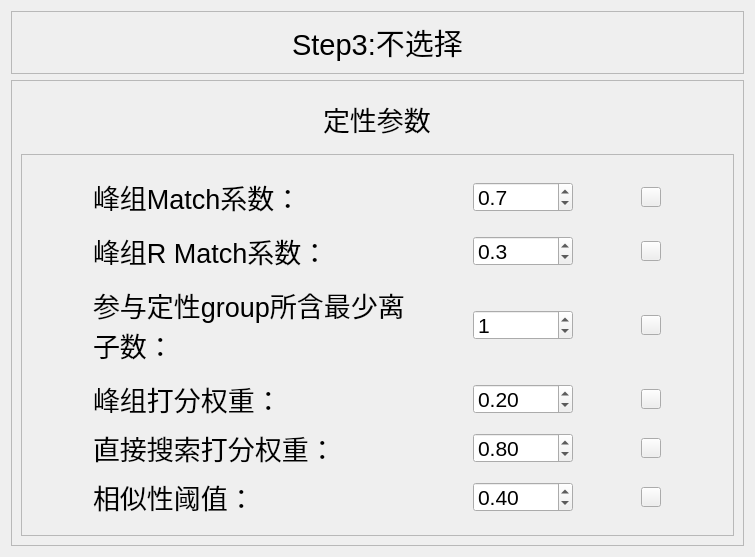
<?xml version="1.0" encoding="UTF-8"?>
<ui version="4.0">
 <class>Form</class>
 <widget class="QWidget" name="Form">
  <property name="geometry">
   <rect>
    <x>0</x>
    <y>0</y>
    <width>755</width>
    <height>557</height>
   </rect>
  </property>
  <property name="windowTitle">
   <string>Form</string>
  </property>
  <layout class="QGridLayout" name="gridLayout_3" rowstretch="1,10">
   <item row="1" column="0">
    <widget class="QFrame" name="frame_4">
     <property name="frameShape">
      <enum>QFrame::StyledPanel</enum>
     </property>
     <property name="frameShadow">
      <enum>QFrame::Raised</enum>
     </property>
     <layout class="QVBoxLayout" name="verticalLayout" stretch="1,10">
      <item>
       <widget class="QWidget" name="widget_5" native="true">
        <layout class="QHBoxLayout" name="horizontalLayout_2">
         <item>
          <widget class="QLabel" name="label_7">
           <property name="sizePolicy">
            <sizepolicy hsizetype="Maximum" vsizetype="Preferred">
             <horstretch>0</horstretch>
             <verstretch>0</verstretch>
            </sizepolicy>
           </property>
           <property name="font">
            <font>
             <pointsize>20</pointsize>
             <weight>50</weight>
             <italic>false</italic>
             <bold>false</bold>
            </font>
           </property>
           <property name="styleSheet">
            <string notr="true">font: 20pt;</string>
           </property>
           <property name="text">
            <string>定性参数</string>
           </property>
          </widget>
         </item>
        </layout>
       </widget>
      </item>
      <item>
       <widget class="QFrame" name="frame_2">
        <property name="frameShape">
         <enum>QFrame::StyledPanel</enum>
        </property>
        <property name="frameShadow">
         <enum>QFrame::Raised</enum>
        </property>
        <layout class="QGridLayout" name="gridLayout">
         <item row="0" column="0">
          <widget class="QLabel" name="label_3">
           <property name="sizePolicy">
            <sizepolicy hsizetype="Maximum" vsizetype="Preferred">
             <horstretch>0</horstretch>
             <verstretch>0</verstretch>
            </sizepolicy>
           </property>
           <property name="minimumSize">
            <size>
             <width>0</width>
             <height>0</height>
            </size>
           </property>
           <property name="maximumSize">
            <size>
             <width>16777215</width>
             <height>16777215</height>
            </size>
           </property>
           <property name="font">
            <font>
             <pointsize>20</pointsize>
             <weight>50</weight>
             <italic>false</italic>
             <bold>false</bold>
            </font>
           </property>
           <property name="styleSheet">
            <string notr="true">font: 20pt;</string>
           </property>
           <property name="text">
            <string>峰组Match系数：</string>
           </property>
          </widget>
         </item>
         <item row="0" column="1">
          <widget class="QDoubleSpinBox" name="doubleSpinBox_3">
           <property name="minimumSize">
            <size>
             <width>100</width>
             <height>30</height>
            </size>
           </property>
           <property name="maximumSize">
            <size>
             <width>100</width>
             <height>30</height>
            </size>
           </property>
           <property name="styleSheet">
            <string notr="true">font: 16pt;</string>
           </property>
           <property name="decimals">
            <number>1</number>
           </property>
           <property name="maximum">
            <double>99999.000000000000000</double>
           </property>
           <property name="singleStep">
            <double>0.100000000000000</double>
           </property>
           <property name="value">
            <double>0.700000000000000</double>
           </property>
          </widget>
         </item>
         <item row="0" column="2">
          <widget class="QPushButton" name="pushButton_8">
           <property name="minimumSize">
            <size>
             <width>20</width>
             <height>20</height>
            </size>
           </property>
           <property name="maximumSize">
            <size>
             <width>20</width>
             <height>20</height>
            </size>
           </property>
           <property name="text">
            <string/>
           </property>
           <property name="icon">
            <iconset>
             <normaloff>C:/Users/86724/Desktop/R-C.jpg</normaloff>C:/Users/86724/Desktop/R-C.jpg</iconset>
           </property>
           <property name="iconSize">
            <size>
             <width>20</width>
             <height>20</height>
            </size>
           </property>
          </widget>
         </item>
         <item row="1" column="0">
          <widget class="QLabel" name="label_2">
           <property name="sizePolicy">
            <sizepolicy hsizetype="Maximum" vsizetype="Preferred">
             <horstretch>0</horstretch>
             <verstretch>0</verstretch>
            </sizepolicy>
           </property>
           <property name="minimumSize">
            <size>
             <width>0</width>
             <height>30</height>
            </size>
           </property>
           <property name="maximumSize">
            <size>
             <width>16777215</width>
             <height>30</height>
            </size>
           </property>
           <property name="font">
            <font>
             <pointsize>20</pointsize>
             <weight>50</weight>
             <italic>false</italic>
             <bold>false</bold>
            </font>
           </property>
           <property name="styleSheet">
            <string notr="true">font: 20pt;</string>
           </property>
           <property name="text">
            <string>峰组R Match系数：</string>
           </property>
          </widget>
         </item>
         <item row="1" column="1">
          <widget class="QDoubleSpinBox" name="doubleSpinBox_4">
           <property name="minimumSize">
            <size>
             <width>100</width>
             <height>30</height>
            </size>
           </property>
           <property name="maximumSize">
            <size>
             <width>100</width>
             <height>30</height>
            </size>
           </property>
           <property name="styleSheet">
            <string notr="true">font: 16pt;</string>
           </property>
           <property name="decimals">
            <number>1</number>
           </property>
           <property name="singleStep">
            <double>0.100000000000000</double>
           </property>
           <property name="value">
            <double>0.300000000000000</double>
           </property>
          </widget>
         </item>
         <item row="1" column="2">
          <widget class="QPushButton" name="pushButton_9">
           <property name="minimumSize">
            <size>
             <width>20</width>
             <height>20</height>
            </size>
           </property>
           <property name="maximumSize">
            <size>
             <width>20</width>
             <height>20</height>
            </size>
           </property>
           <property name="text">
            <string/>
           </property>
           <property name="icon">
            <iconset>
             <normaloff>C:/Users/86724/Desktop/R-C.jpg</normaloff>C:/Users/86724/Desktop/R-C.jpg</iconset>
           </property>
           <property name="iconSize">
            <size>
             <width>20</width>
             <height>20</height>
            </size>
           </property>
          </widget>
         </item>
         <item row="2" column="0">
          <widget class="QLabel" name="label_4">
           <property name="font">
            <font>
             <pointsize>20</pointsize>
             <weight>50</weight>
             <italic>false</italic>
             <bold>false</bold>
            </font>
           </property>
           <property name="styleSheet">
            <string notr="true">font: 20pt;</string>
           </property>
           <property name="text">
            <string>参与定性group所含最少离子数：</string>
           </property>
           <property name="wordWrap">
            <bool>true</bool>
           </property>
          </widget>
         </item>
         <item row="2" column="1">
          <widget class="QSpinBox" name="spinBox_2">
           <property name="minimumSize">
            <size>
             <width>100</width>
             <height>30</height>
            </size>
           </property>
           <property name="maximumSize">
            <size>
             <width>100</width>
             <height>30</height>
            </size>
           </property>
           <property name="styleSheet">
            <string notr="true">font: 16pt;</string>
           </property>
           <property name="maximum">
            <number>99999</number>
           </property>
           <property name="value">
            <number>1</number>
           </property>
          </widget>
         </item>
         <item row="2" column="2">
          <widget class="QPushButton" name="pushButton_10">
           <property name="minimumSize">
            <size>
             <width>20</width>
             <height>20</height>
            </size>
           </property>
           <property name="maximumSize">
            <size>
             <width>20</width>
             <height>20</height>
            </size>
           </property>
           <property name="text">
            <string/>
           </property>
           <property name="icon">
            <iconset>
             <normaloff>C:/Users/86724/Desktop/R-C.jpg</normaloff>C:/Users/86724/Desktop/R-C.jpg</iconset>
           </property>
           <property name="iconSize">
            <size>
             <width>20</width>
             <height>20</height>
            </size>
           </property>
          </widget>
         </item>
         <item row="3" column="0">
          <widget class="QLabel" name="label_8">
           <property name="sizePolicy">
            <sizepolicy hsizetype="Maximum" vsizetype="Preferred">
             <horstretch>0</horstretch>
             <verstretch>0</verstretch>
            </sizepolicy>
           </property>
           <property name="minimumSize">
            <size>
             <width>0</width>
             <height>30</height>
            </size>
           </property>
           <property name="maximumSize">
            <size>
             <width>16777215</width>
             <height>30</height>
            </size>
           </property>
           <property name="font">
            <font>
             <pointsize>20</pointsize>
             <weight>50</weight>
             <italic>false</italic>
             <bold>false</bold>
            </font>
           </property>
           <property name="styleSheet">
            <string notr="true">font: 20pt;</string>
           </property>
           <property name="text">
            <string>峰组打分权重：</string>
           </property>
           <property name="wordWrap">
            <bool>true</bool>
           </property>
          </widget>
         </item>
         <item row="3" column="1">
          <widget class="QDoubleSpinBox" name="doubleSpinBox_6">
           <property name="minimumSize">
            <size>
             <width>100</width>
             <height>30</height>
            </size>
           </property>
           <property name="maximumSize">
            <size>
             <width>100</width>
             <height>30</height>
            </size>
           </property>
           <property name="styleSheet">
            <string notr="true">font: 16pt;</string>
           </property>
           <property name="maximum">
            <double>1.000000000000000</double>
           </property>
           <property name="singleStep">
            <double>0.100000000000000</double>
           </property>
           <property name="value">
            <double>0.200000000000000</double>
           </property>
          </widget>
         </item>
         <item row="3" column="2">
          <widget class="QPushButton" name="pushButton_11">
           <property name="minimumSize">
            <size>
             <width>20</width>
             <height>20</height>
            </size>
           </property>
           <property name="maximumSize">
            <size>
             <width>20</width>
             <height>20</height>
            </size>
           </property>
           <property name="text">
            <string/>
           </property>
           <property name="icon">
            <iconset>
             <normaloff>C:/Users/86724/Desktop/R-C.jpg</normaloff>C:/Users/86724/Desktop/R-C.jpg</iconset>
           </property>
           <property name="iconSize">
            <size>
             <width>20</width>
             <height>20</height>
            </size>
           </property>
          </widget>
         </item>
         <item row="4" column="0">
          <widget class="QLabel" name="label_6">
           <property name="sizePolicy">
            <sizepolicy hsizetype="Maximum" vsizetype="Preferred">
             <horstretch>0</horstretch>
             <verstretch>0</verstretch>
            </sizepolicy>
           </property>
           <property name="minimumSize">
            <size>
             <width>0</width>
             <height>30</height>
            </size>
           </property>
           <property name="maximumSize">
            <size>
             <width>16777215</width>
             <height>30</height>
            </size>
           </property>
           <property name="font">
            <font>
             <pointsize>20</pointsize>
             <weight>50</weight>
             <italic>false</italic>
             <bold>false</bold>
            </font>
           </property>
           <property name="styleSheet">
            <string notr="true">font: 20pt;</string>
           </property>
           <property name="text">
            <string>直接搜索打分权重：</string>
           </property>
           <property name="wordWrap">
            <bool>true</bool>
           </property>
          </widget>
         </item>
         <item row="4" column="1">
          <widget class="QDoubleSpinBox" name="doubleSpinBox_5">
           <property name="minimumSize">
            <size>
             <width>100</width>
             <height>30</height>
            </size>
           </property>
           <property name="maximumSize">
            <size>
             <width>100</width>
             <height>30</height>
            </size>
           </property>
           <property name="styleSheet">
            <string notr="true">font: 16pt;</string>
           </property>
           <property name="decimals">
            <number>2</number>
           </property>
           <property name="maximum">
            <double>99.000000000000000</double>
           </property>
           <property name="singleStep">
            <double>0.100000000000000</double>
           </property>
           <property name="value">
            <double>0.800000000000000</double>
           </property>
          </widget>
         </item>
         <item row="4" column="2">
          <widget class="QPushButton" name="pushButton_12">
           <property name="minimumSize">
            <size>
             <width>20</width>
             <height>20</height>
            </size>
           </property>
           <property name="maximumSize">
            <size>
             <width>20</width>
             <height>20</height>
            </size>
           </property>
           <property name="text">
            <string/>
           </property>
           <property name="icon">
            <iconset>
             <normaloff>C:/Users/86724/Desktop/R-C.jpg</normaloff>C:/Users/86724/Desktop/R-C.jpg</iconset>
           </property>
           <property name="iconSize">
            <size>
             <width>20</width>
             <height>20</height>
            </size>
           </property>
          </widget>
         </item>
         <item row="5" column="0">
          <widget class="QLabel" name="label_9">
           <property name="sizePolicy">
            <sizepolicy hsizetype="Maximum" vsizetype="Preferred">
             <horstretch>0</horstretch>
             <verstretch>0</verstretch>
            </sizepolicy>
           </property>
           <property name="minimumSize">
            <size>
             <width>0</width>
             <height>30</height>
            </size>
           </property>
           <property name="maximumSize">
            <size>
             <width>16777215</width>
             <height>30</height>
            </size>
           </property>
           <property name="font">
            <font>
             <pointsize>20</pointsize>
             <weight>50</weight>
             <italic>false</italic>
             <bold>false</bold>
            </font>
           </property>
           <property name="styleSheet">
            <string notr="true">font: 20pt;</string>
           </property>
           <property name="text">
            <string>相似性阈值：</string>
           </property>
           <property name="wordWrap">
            <bool>true</bool>
           </property>
          </widget>
         </item>
         <item row="5" column="1">
          <widget class="QDoubleSpinBox" name="doubleSpinBox_7">
           <property name="minimumSize">
            <size>
             <width>100</width>
             <height>30</height>
            </size>
           </property>
           <property name="maximumSize">
            <size>
             <width>100</width>
             <height>30</height>
            </size>
           </property>
           <property name="styleSheet">
            <string notr="true">font: 16pt;</string>
           </property>
           <property name="decimals">
            <number>2</number>
           </property>
           <property name="maximum">
            <double>1.000000000000000</double>
           </property>
           <property name="singleStep">
            <double>0.100000000000000</double>
           </property>
           <property name="value">
            <double>0.400000000000000</double>
           </property>
          </widget>
         </item>
         <item row="5" column="2">
          <widget class="QPushButton" name="pushButton_13">
           <property name="minimumSize">
            <size>
             <width>20</width>
             <height>20</height>
            </size>
           </property>
           <property name="maximumSize">
            <size>
             <width>20</width>
             <height>20</height>
            </size>
           </property>
           <property name="text">
            <string/>
           </property>
           <property name="icon">
            <iconset>
             <normaloff>C:/Users/86724/Desktop/R-C.jpg</normaloff>C:/Users/86724/Desktop/R-C.jpg</iconset>
           </property>
           <property name="iconSize">
            <size>
             <width>20</width>
             <height>20</height>
            </size>
           </property>
          </widget>
         </item>
        </layout>
       </widget>
      </item>
     </layout>
    </widget>
   </item>
   <item row="0" column="0">
    <widget class="QFrame" name="frame">
     <property name="frameShape">
      <enum>QFrame::StyledPanel</enum>
     </property>
     <property name="frameShadow">
      <enum>QFrame::Raised</enum>
     </property>
     <layout class="QHBoxLayout" name="horizontalLayout">
      <item>
       <widget class="QLabel" name="label">
        <property name="sizePolicy">
         <sizepolicy hsizetype="Maximum" vsizetype="Preferred">
          <horstretch>0</horstretch>
          <verstretch>0</verstretch>
         </sizepolicy>
        </property>
        <property name="font">
         <font>
          <pointsize>22</pointsize>
          <weight>50</weight>
          <italic>false</italic>
          <bold>false</bold>
         </font>
        </property>
        <property name="styleSheet">
         <string notr="true">font: 22pt;</string>
        </property>
        <property name="text">
         <string>Step3:不选择</string>
        </property>
       </widget>
      </item>
     </layout>
    </widget>
   </item>
  </layout>
 </widget>
 <resources/>
 <connections/>
 <slots>
  <slot>slot1()</slot>
  <slot>slot2()</slot>
  <slot>slot3()</slot>
  <slot>slot4()</slot>
  <slot>slot5()</slot>
  <slot>slot6()</slot>
 </slots>
</ui>
